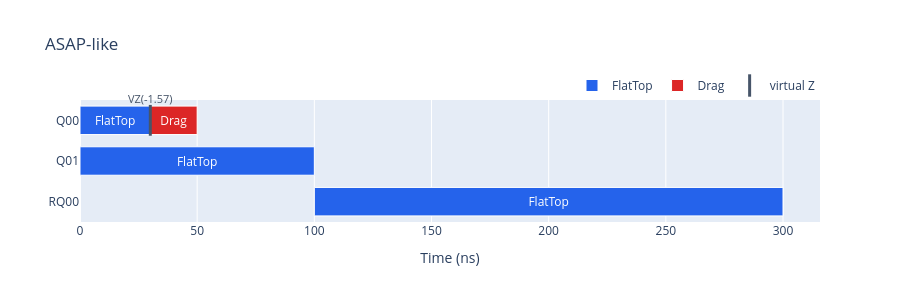

The notebook cell saved with this chart:
### Code cell
build_pulse_schedule_timeline_figure(schedule_b, title="ASAP-like").show()

### Figure 1 — Plotly figure (JSON) as saved in the notebook; plotly's stock layout.template omitted (floating-point values rounded to 4 significant figures)
{"data": [{"base": [0, 0, 100], "hovertemplate": "FlatTop<br>start=%{base:.1f} ns<br>duration=%{x:.1f} ns<extra></extra>", "insidetextanchor": "middle", "marker": {"color": "#2563eb", "line": {"color": "#ffffff", "width": 1}}, "name": "FlatTop", "orientation": "h", "text": "FlatTop", "textposition": "inside", "type": "bar", "x": [30, 100, 200], "y": ["Q00", "Q01", "RQ00"]}, {"base": [30], "hovertemplate": "Drag<br>start=%{base:.1f} ns<br>duration=%{x:.1f} ns<extra></extra>", "insidetextanchor": "middle", "marker": {"color": "#dc2626", "line": {"color": "#ffffff", "width": 1}}, "name": "Drag", "orientation": "h", "text": "Drag", "textposition": "inside", "type": "bar", "x": [20], "y": ["Q00"]}, {"cliponaxis": false, "customdata": [["VirtualZ", -1.571]], "hovertemplate": "%{customdata[0]}<br>t=%{x:.1f} ns<br>theta=%{customdata[1]:.3f} rad<extra></extra>", "marker": {"color": "#475569", "line": {"color": "#475569", "width": 3}, "size": 22, "symbol": "line-ns-open"}, "mode": "markers+text", "name": "virtual Z", "text": ["VZ(-1.57)"], "textfont": {"color": "#475569", "size": 11}, "textposition": "top center", "type": "scatter", "x": [30], "y": ["Q00"]}], "layout": {"bargap": 0.3, "barmode": "overlay", "height": 302, "legend": {"orientation": "h", "x": 1, "xanchor": "right", "y": 1, "yanchor": "bottom"}, "title": {"text": "ASAP-like"}, "width": 900, "xaxis": {"rangemode": "tozero", "title": {"text": "Time (ns)"}}, "yaxis": {"categoryarray": ["RQ00", "Q01", "Q00"], "categoryorder": "array"}}}
